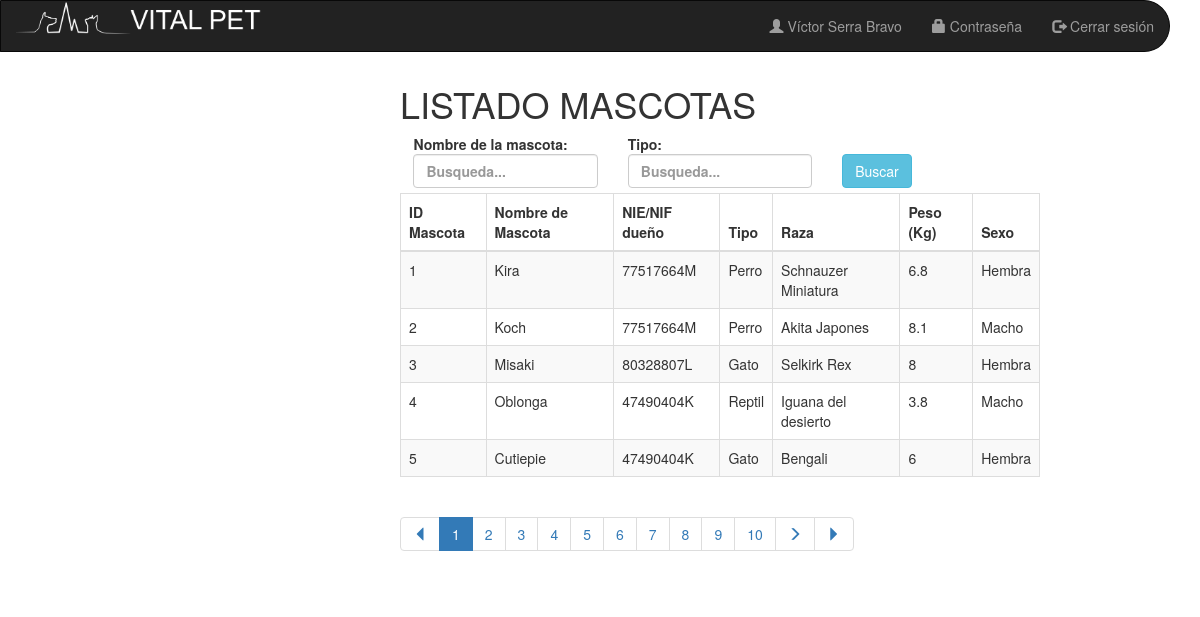
The page /VISTA/COMUN/vistaGestionMascotas.php (signed in) on the database its author committed.
### tables this page shows
CREATE TABLE `mascotas` (
  `id_mascota` int(11) NOT NULL,
  `id_cliente` int(11) NOT NULL,
  `nombre_mascota` varchar(50) NOT NULL,
  `tipo_mascota` varchar(50) NOT NULL,
  `raza_mascota` varchar(50) NOT NULL,
  `sexo_mascota` varchar(50) NOT NULL,
  `fecna_mascota` date DEFAULT NULL,
  `peso_mascota` float NOT NULL
);

CREATE TABLE `usuarios` (
  `id_usuario` int(11) NOT NULL,
  `nombre_usuario` varchar(100) NOT NULL,
  `apellidos_usuario` varchar(100) NOT NULL,
  `dni_usuario` varchar(9) NOT NULL,
  `telefono_usuario` int(11) NOT NULL,
  `correo_usuario` varchar(100) NOT NULL,
  `fecna_usuario` date NOT NULL,
  `direccion_usuario` varchar(500) NOT NULL,
  `rol_usuario` varchar(20) NOT NULL,
  `pass_usuario` varchar(2000) NOT NULL
);

### BBDD/model.php (called while the page is built, shortened)
<?php
    class Model {
        private $conexion;
        function __construct ($host, $user, $pass, $nombreBase){
            $this->conexion = new mysqli($host, $user, $pass);
                $this->conexion->set_charset("utf8");
        }
        public function ejecutarConsulta($consulta){
            $resultado = null;
            if(isset($this->conexion)){
                $resultado = $this->conexion->stmt_init();
                $resultado->prepare($consulta);
                $resultado->execute();
            }
            return $resultado;
        }
        public function devolverConsultaArray($consulta){
            $resultadoConsulta = $this->ejecutarConsulta($consulta);
            $total = null;
                if($resultadoConsulta){
                    $resultado = $resultadoConsulta->get_result();
                }
                if($resultado){
                    $fila = $resultado->fetch_array();
                    while ($fila != null){
                        $total[] = $fila;
                        $fila = $resultado->fetch_array();
                    }
                }
                return $total;
        }
         public function visualizarMascotasFiltrado($nombre, $tipo){
            $consulta = "SELECT usuarios.dni_usuario, mascotas.id_mascota, mascotas.id_cliente, mascotas.nombre_mascota, mascotas.tipo_mascota, mascotas.raza_mascota, mascotas.peso_mascota, mascotas.sexo_mascota
            FROM mascotas
            INNER JOIN usuarios
            ON mascotas.id_cliente = usuarios.id_usuario WHERE  nombre_mascota LIKE '%$nombre%' AND tipo_mascota LIKE '%$tipo%'";
            $resultado = $this->devolverConsultaArray($consulta);
            return $resultado;
        }
        public function visualizarMascotasFiltradoPaginacion($nombre, $tipo, $inicio, $tamano_pagina){
            $consulta = "SELECT usuarios.dni_usuario, mascotas.id_mascota, mascotas.id_cliente, mascotas.nombre_mascota, mascotas.tipo_mascota, mascotas.raza_mascota, mascotas.peso_mascota, mascotas.sexo_mascota
            FROM mascotas
            INNER JOIN usuarios
            ON mascotas.id_cliente = usuarios.id_usuario WHERE  nombre_mascota LIKE '%$nombre%' AND tipo_mascota LIKE '%$tipo%' LIMIT ".$inicio."," . $tamano_pagina;
            $resultado = $this->devolverConsultaArray($consulta);
            return $resultado;
        }
    }
?>

### VISTA/COMUN/vistaGestionMascotas.php (the view, shortened to what this page needs)
<?php
  if (isset($_GET["nombre"]) && isset($_GET["tipo"])){
    $nombre = $_GET["nombre"];
    $tipo = $_GET["tipo"];
  }else{
    $nombre = "";
    $tipo = "";
  }
?>
<!DOCTYPE html>
<html lang="es">
<head>
  <link rel="stylesheet" href="https://maxcdn.bootstrapcdn.com/bootstrap/3.4.0/css/bootstrap.min.css">
  <link href="//netdna.bootstrapcdn.com/bootstrap/3.2.0/css/bootstrap.min.css" rel="stylesheet" id="bootstrap-css">
  <link href="//maxcdn.bootstrapcdn.com/font-awesome/4.2.0/css/font-awesome.min.css" rel="stylesheet">
  <link rel="stylesheet" type="text/css" href="../../CSS/estilo.css">
</head>
<body>
  <div class="row">
  <div class="col-12 col-sm-12 col-md-12  col-lg-12">
      <?php
        include "../../INCLUDE/menuPrincipal.inc";
      ?>
  </div>
      <div class="col-12 col-sm-5 col-md-4  col-lg-4">
      </div>
 <div class="col-12 col-sm-7 col-md-7 col-lg-7 text-left">
 <div class="form-group row">
      <div class="col-12 col-sm-12 col-md-12 col-lg-12">
 <h1>LISTADO MASCOTAS</h1>
</div>
<form class="formulario" action='vistaGestionMascotas.php' method='GET'>
      <div class="col-12 col-sm-12 col-md-4 col-lg-4">
            <label name="busquedaNombre_lb" id="id_busqueda_Nombre">Nombre de la mascota:
            <input class="form-control" name="nombre" id="myInput" type="text" value="<?= $nombre ?>" placeholder="Busqueda...">
            </label>
      </div>
      <div class="col-12 col-sm-12 col-md-4 col-lg-4">
            <label name="busquedaTipo_lb" id="id_busqueda_nombre">Tipo:
            <input class="form-control" name="tipo" id="myInput" type="text" value="<?= $tipo ?>" placeholder="Busqueda...">
            </label>
      </div>
      <div class="col-12 col-sm-12 col-md-4 col-lg-4">
            <input type="submit" class="btn btn-info botonsitobb" value="Buscar" name="busqueda">
      </div>
      </form>
  <div class="col-12 col-sm-12 col-md-12 col-lg-12">
  <table class="table table-bordered table-striped">
    <thead>
      <tr>
        <th>ID Mascota</th>
        <th>Nombre de Mascota</th>
        <th>NIE/NIF dueño</th>
        <th>Tipo</th>
        <th>Raza</th>
        <th>Peso (Kg)</th>
        <th>Sexo</th>
      </tr>
    </thead>
    <tbody id="myTable">
    <?php
        require_once '../../BBDD/model.php';
        $conexion = new Model(Config::$host, Config::$user, Config::$pass, Config::$nombreBase);
        $resultado = $conexion->visualizarMascotasFiltrado($nombre, $tipo);
        if (!empty($resultado)) {
            $tamano_pagina = 5;
            $pagina = false;
            if (!$pagina) {
                $inicio = 0;
            } else {
                $inicio = ($pagina - 1) * $tamano_pagina;
            }
            $resultadoPaginacion = $conexion->visualizarMascotasFiltradoPaginacion($nombre, $tipo, $inicio, $tamano_pagina);
            foreach($resultadoPaginacion as $mascota){
               echo ("<tr>
              <td>".$mascota['id_mascota']."</td>
              <td>".$mascota['nombre_mascota']."</td>
              <td>".$mascota['dni_usuario']."</td>
              <td>".$mascota['tipo_mascota']."</td>
              <td>".$mascota['raza_mascota']."</td>
              <td>".$mascota['peso_mascota']."</td>
              <td>".$mascota['sexo_mascota']."</td>");
               echo ( "</tr>");
            }
      ?>
    </tbody>
  </table>
</div>
<div class="col-12 col-sm-12 col-md-12 col-lg-12">
<?php
    include '../../INCLUDE/piePaginacion.php';
  } else {
     echo ( "<p>No se han encontrado resultados.</p>");
  }
  ?>
</div>
</div>
</div>
</div>
</body>
</html>

### CSS/estilo.css (style rules this page uses)
.text-left { margin-top:1%; }
.formulario { padding:2%; }
table { text-align: center; }
td { text-align: left; }
body { margin: 0px; padding: 0px; }
.row { max-width:100%; }
.botonsitobb { margin-top:20px; }

### rows shown on the page
mascotas: id_mascota "1", nombre_mascota "Kira", id_cliente.dni_usuario "77517664M", tipo_mascota "Perro", raza_mascota "Schnauzer Miniatura", peso_mascota "6.8", sexo_mascota "Hembra"
mascotas: id_mascota "2", nombre_mascota "Koch", id_cliente.dni_usuario "77517664M", tipo_mascota "Perro", raza_mascota "Akita Japones", peso_mascota "8.1", sexo_mascota "Macho"
mascotas: id_mascota "3", nombre_mascota "Misaki", id_cliente.dni_usuario "80328807L", tipo_mascota "Gato", raza_mascota "Selkirk Rex", peso_mascota "8", sexo_mascota "Hembra"
mascotas: id_mascota "4", nombre_mascota "Oblonga", id_cliente.dni_usuario "47490404K", tipo_mascota "Reptil", raza_mascota "Iguana del desierto", peso_mascota "3.8", sexo_mascota "Macho"
mascotas: id_mascota "5", nombre_mascota "Cutiepie", id_cliente.dni_usuario "47490404K", tipo_mascota "Gato", raza_mascota "Bengali", peso_mascota "6", sexo_mascota "Hembra"

### other values the page prints
$_SESSION['usuario'] "Víctor Serra Bravo"
